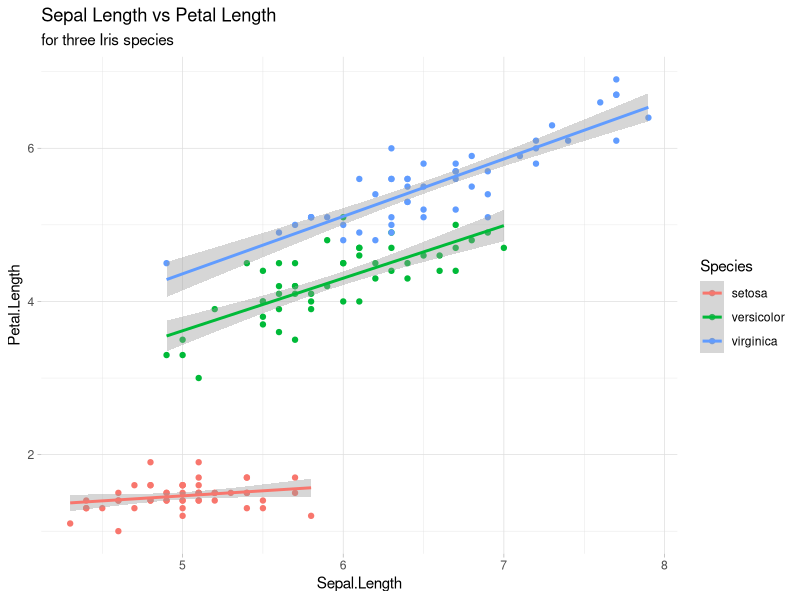
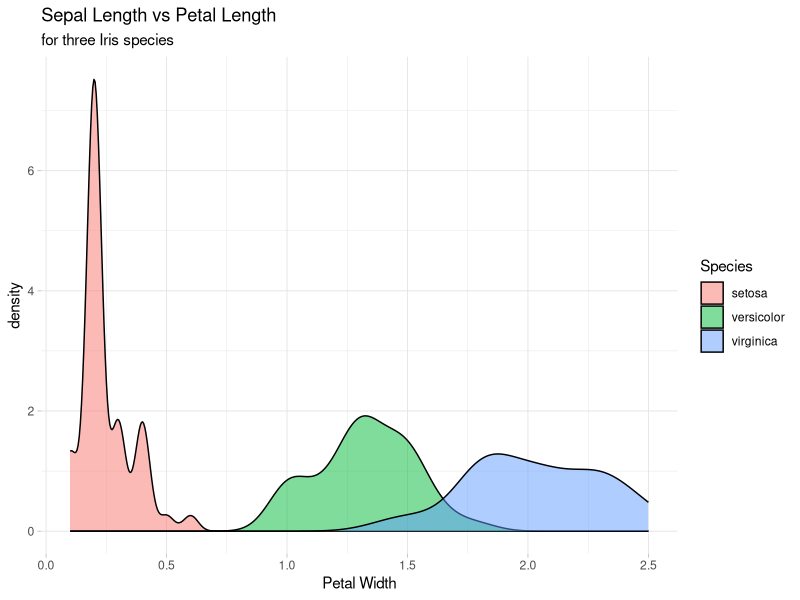
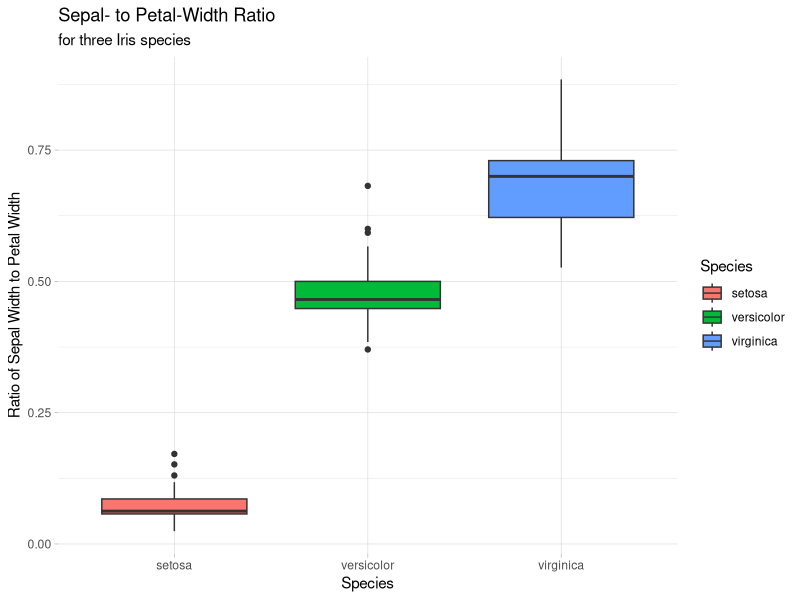
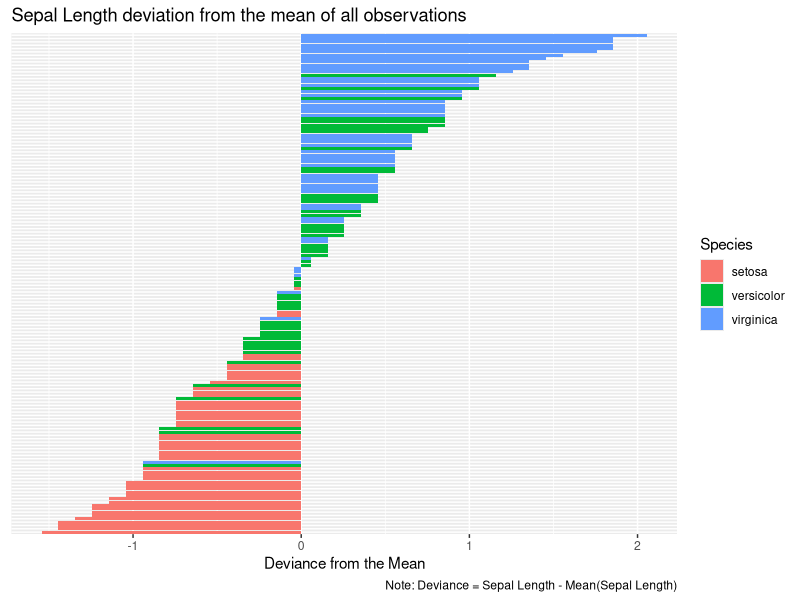

Recreate these plots in R, in order.
#Library Calls
library(tidyverse)

#Load the "iris" data set
data("iris")

#Duplicate the following 3 figures (on next 3 pages) and save them in your Assignment_5 directory as "iris_fig1.png", "iris_fig2.png", "iris_fig3.png", respectively.
#iris_fig1.png

#iris_fig1.png
png("./images/iris_fig1.png")

ggplot(iris, aes(x = Sepal.Length, y = Petal.Length, col=Species)) +
  geom_point() +
  geom_smooth(method = "lm") +
  labs(title = "Sepal Length vs Petal Length",
       subtitle = "for three Iris species") +
  theme_light() +
    theme(panel.border = element_blank())

dev.off()    

#iris_fig2.png
png("./images/iris_fig2.png")

ggplot(iris) +
  geom_density(aes(Petal.Width, fill = Species), alpha = 0.5) +
  labs(title = "Sepal Length vs Petal Length",
       subtitle = "for three Iris species") +
  xlab("Petal Width") +
  theme_light() +
  theme(panel.border = element_blank())

dev.off()  

#iris_fig3.png
png("./images/iris_fig3.png")

ggplot(iris) +
  geom_boxplot(aes(Species, (Petal.Width/Sepal.Width), fill= Species)) +
  labs(title = "Sepal- to Petal-Width Ratio",
       subtitle = "for three Iris species") +
  ylab("Ratio of Sepal Width to Petal Width") +
  theme_light() +
  theme(panel.border = element_blank())

dev.off() 

#iris_fig4.png
msl <- mean(iris$Sepal.Length)
data <- mutate(iris, deviation = iris$Sepal.Length - msl)
data <- arrange(data,deviation)
data$ID <- row.names(data)
data$ID <- factor(data$ID, levels = data$ID)

png("./images/iris_fig4.png")

ggplot(data, aes(ID, deviation, fill = Species)) +
  geom_bar(stat = "identity") +
    theme(axis.title.y = element_blank(),
        axis.text.y = element_blank(),
        axis.ticks.y = element_blank()) +
  labs(title = "Sepal Length deviation from the mean of all observations",
       caption = "Note: Deviance = Sepal Length - Mean(Sepal Length)") +
  ylab("Deviance from the Mean") +
  coord_flip()

dev.off()
           